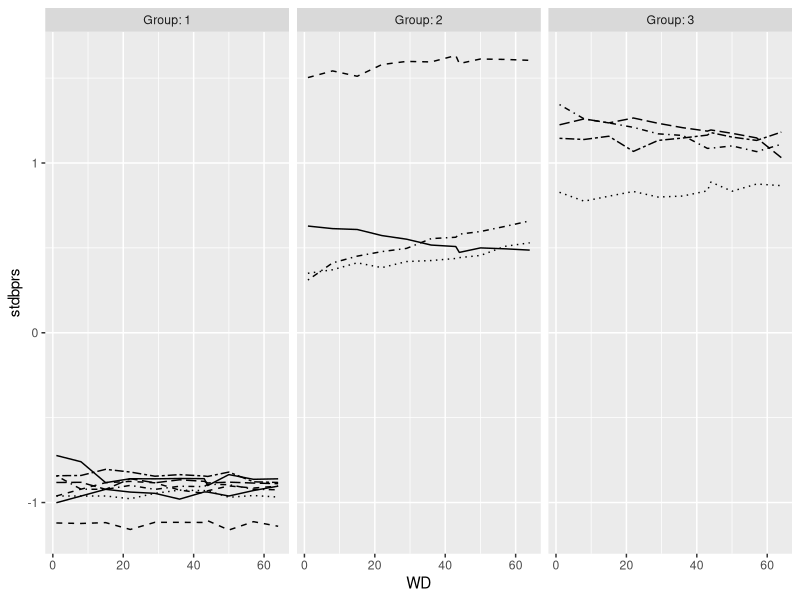
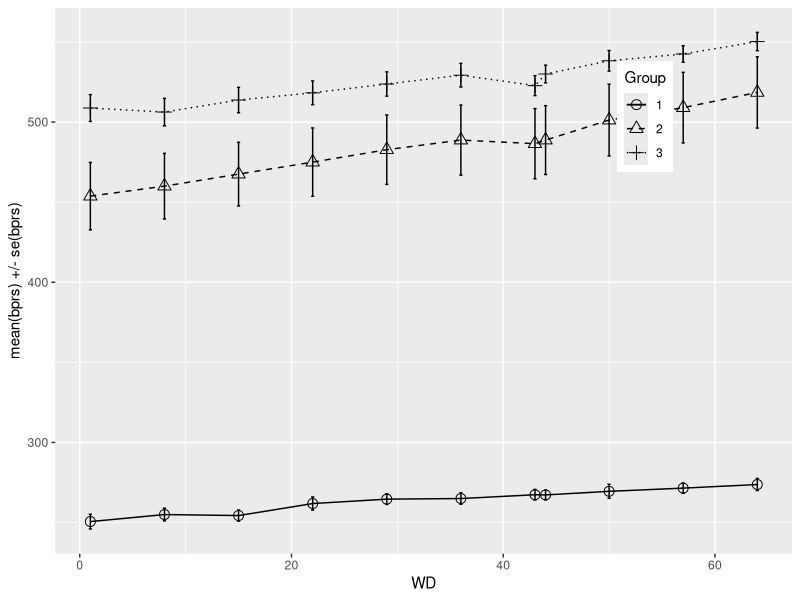
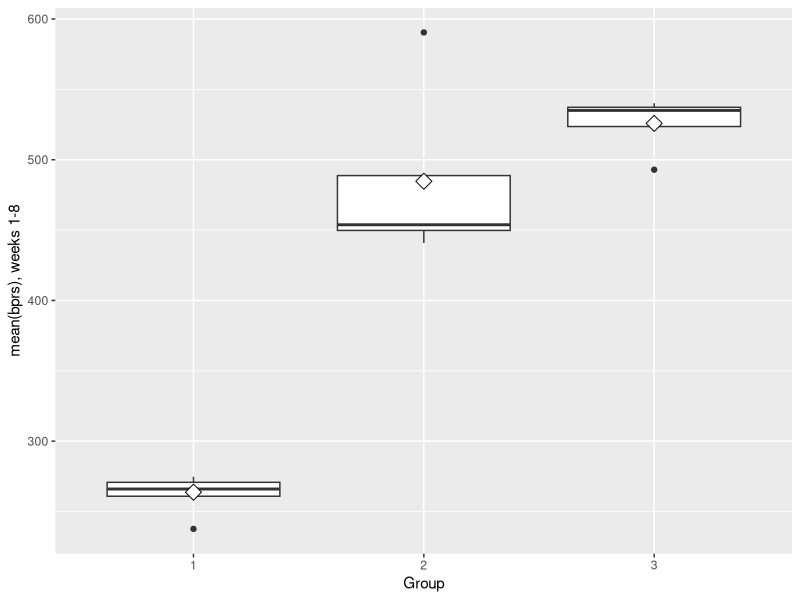
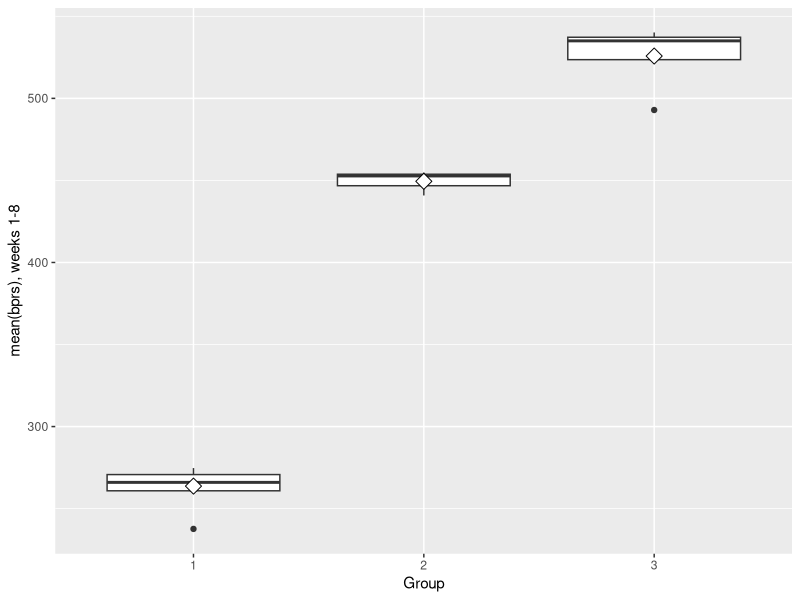

Write the R code that produced these figures, in order.
## ---- chunk 1
date()
## ---- chunk 2
# dplyr, tidyr packages and BPRSL are available
library(dplyr)
library(tidyr)
library(ggplot2)

rats = read.csv('data/rats.csv')
rats$ID = as.factor(rats$ID)
rats$Group = as.factor(rats$Group)
glimpse(rats)
## ---- chunk 3
# dplyr, tidyr & ggplot2 packages and BPRSL are available
BPRSL = rats
# Standardise the variable bprs
BPRSL <- BPRSL %>%
  group_by(WD) %>%
  mutate(stdbprs = (rats - mean(rats)) / sd(rats)) %>%
  ungroup()

# Glimpse the data
glimpse(BPRSL)

#Access the package ggplot2
library(ggplot2)

# Draw the plot
ggplot(BPRSL, aes(x = WD, y = stdbprs, linetype = ID)) +
  geom_line() +
  scale_linetype_manual(values = rep(1:10, times=4)) +
  facet_grid(. ~ Group, labeller = label_both) +
  theme(legend.position = "none") + 
  scale_y_continuous(limits = c(min(BPRSL$stdbprs), max(BPRSL$stdbprs)))
## ---- chunk 4
# Number of weeks, baseline (week 0) included
n <- BPRSL$WD %>% unique() %>% length()

# Summary data with mean and standard error of bprs by treatment and week 
BPRSS <- BPRSL %>%
  group_by(Group, WD) %>%
  summarise( mean = mean(rats), se = sd(rats) / sqrt(n) ) %>%
  ungroup()

# Glimpse the data
glimpse(BPRSS)

# Plot the mean profiles
ggplot(BPRSS, aes(x = WD, y = mean, linetype = Group, shape = Group)) +
  geom_line() +
  scale_linetype_manual(values = c(1,2,3)) +
  geom_point(size=3) +
  scale_shape_manual(values = c(1,2,3)) +
  geom_errorbar(aes(ymin=mean-se, ymax=mean+se, linetype="1"), width=0.3) +
  theme(legend.position = c(0.8,0.8)) +
  scale_y_continuous(name = "mean(bprs) +/- se(bprs)")

## ---- chunk 5
# dplyr, tidyr & ggplot2 packages and BPRSL are available

# Create a summary data by treatment and subject with mean as the summary variable (ignoring baseline week 0).
BPRSL8S <- BPRSL %>%
  filter(WD > 0) %>%
  group_by(Group, ID) %>%
  summarise( mean=mean(rats) ) %>%
  ungroup()

# Glimpse the data
glimpse(BPRSL8S)

# Draw a boxplot of the mean versus treatment
ggplot(BPRSL8S, aes(x = Group, y = mean)) +
  geom_boxplot() +
  stat_summary(fun.y = "mean", geom = "point", shape=23, size=4, fill = "white") +
  scale_y_continuous(name = "mean(bprs), weeks 1-8")
## ---- chunk 6
# Create a new data by filtering the outlier and adjust the ggplot code the draw the plot again with the new data
BPRSL8S1 <- BPRSL8S %>% filter(mean < 550)

# Draw a boxplot of the mean versus treatment
ggplot(BPRSL8S1, aes(x = Group, y = mean)) +
  geom_boxplot() +
  stat_summary(fun.y = "mean", geom = "point", shape=23, size=4, fill = "white") +
  scale_y_continuous(name = "mean(bprs), weeks 1-8")


